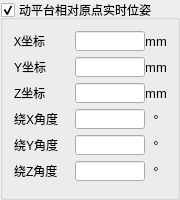
   <widget class="QGroupBox" name="realTimePose_Origin">
    <property name="enabled">
     <bool>true</bool>
    </property>
    <property name="geometry">
     <rect>
      <x>210</x>
      <y>290</y>
      <width>180</width>
      <height>200</height>
     </rect>
    </property>
    <property name="minimumSize">
     <size>
      <width>180</width>
      <height>200</height>
     </size>
    </property>
    <property name="maximumSize">
     <size>
      <width>180</width>
      <height>200</height>
     </size>
    </property>
    <property name="title">
     <string>动平台相对原点实时位姿</string>
    </property>
    <property name="checkable">
     <bool>true</bool>
    </property>
    <layout class="QGridLayout" name="gridLayout_14">
     <item row="0" column="0">
      <widget class="QLabel" name="label_37">
       <property name="minimumSize">
        <size>
         <width>55</width>
         <height>20</height>
        </size>
       </property>
       <property name="maximumSize">
        <size>
         <width>55</width>
         <height>20</height>
        </size>
       </property>
       <property name="font">
        <font>
         <family>Adobe Devanagari</family>
         <pointsize>9</pointsize>
        </font>
       </property>
       <property name="text">
        <string>X坐标</string>
       </property>
      </widget>
     </item>
     <item row="0" column="1">
      <widget class="QLineEdit" name="led_realTimeX_Origin">
       <property name="minimumSize">
        <size>
         <width>70</width>
         <height>20</height>
        </size>
       </property>
       <property name="maximumSize">
        <size>
         <width>70</width>
         <height>20</height>
        </size>
       </property>
       <property name="layoutDirection">
        <enum>Qt::LeftToRight</enum>
       </property>
       <property name="text">
        <string/>
       </property>
       <property name="readOnly">
        <bool>true</bool>
       </property>
      </widget>
     </item>
     <item row="0" column="2">
      <widget class="QLabel" name="lab_mm1_2">
       <property name="minimumSize">
        <size>
         <width>20</width>
         <height>20</height>
        </size>
       </property>
       <property name="maximumSize">
        <size>
         <width>20</width>
         <height>20</height>
        </size>
       </property>
       <property name="font">
        <font>
         <pointsize>10</pointsize>
        </font>
       </property>
       <property name="text">
        <string>mm</string>
       </property>
       <property name="alignment">
        <set>Qt::AlignCenter</set>
       </property>
      </widget>
     </item>
     <item row="1" column="0">
      <widget class="QLabel" name="label_38">
       <property name="minimumSize">
        <size>
         <width>55</width>
         <height>20</height>
        </size>
       </property>
       <property name="maximumSize">
        <size>
         <width>55</width>
         <height>20</height>
        </size>
       </property>
       <property name="text">
        <string>Y坐标</string>
       </property>
      </widget>
     </item>
     <item row="1" column="1">
      <widget class="QLineEdit" name="led_realTimeY_Origin">
       <property name="minimumSize">
        <size>
         <width>70</width>
         <height>20</height>
        </size>
       </property>
       <property name="maximumSize">
        <size>
         <width>70</width>
         <height>20</height>
        </size>
       </property>
       <property name="layoutDirection">
        <enum>Qt::LeftToRight</enum>
       </property>
       <property name="text">
        <string/>
       </property>
       <property name="readOnly">
        <bool>true</bool>
       </property>
      </widget>
     </item>
     <item row="1" column="2">
      <widget class="QLabel" name="lab_mm2_2">
       <property name="minimumSize">
        <size>
         <width>20</width>
         <height>20</height>
        </size>
       </property>
       <property name="maximumSize">
        <size>
         <width>20</width>
         <height>20</height>
        </size>
       </property>
       <property name="font">
        <font>
         <pointsize>10</pointsize>
        </font>
       </property>
       <property name="text">
        <string>mm</string>
       </property>
       <property name="alignment">
        <set>Qt::AlignCenter</set>
       </property>
      </widget>
     </item>
     <item row="2" column="0">
      <widget class="QLabel" name="label_39">
       <property name="minimumSize">
        <size>
         <width>55</width>
         <height>20</height>
        </size>
       </property>
       <property name="maximumSize">
        <size>
         <width>55</width>
         <height>20</height>
        </size>
       </property>
       <property name="text">
        <string>Z坐标</string>
       </property>
      </widget>
     </item>
     <item row="2" column="1">
      <widget class="QLineEdit" name="led_realTimeZ_Origin">
       <property name="minimumSize">
        <size>
         <width>70</width>
         <height>20</height>
        </size>
       </property>
       <property name="maximumSize">
        <size>
         <width>70</width>
         <height>20</height>
        </size>
       </property>
       <property name="layoutDirection">
        <enum>Qt::LeftToRight</enum>
       </property>
       <property name="text">
        <string/>
       </property>
       <property name="readOnly">
        <bool>true</bool>
       </property>
      </widget>
     </item>
     <item row="2" column="2">
      <widget class="QLabel" name="lab_mm3_2">
       <property name="minimumSize">
        <size>
         <width>20</width>
         <height>20</height>
        </size>
       </property>
       <property name="maximumSize">
        <size>
         <width>20</width>
         <height>20</height>
        </size>
       </property>
       <property name="font">
        <font>
         <pointsize>10</pointsize>
        </font>
       </property>
       <property name="text">
        <string>mm</string>
       </property>
       <property name="alignment">
        <set>Qt::AlignCenter</set>
       </property>
      </widget>
     </item>
     <item row="3" column="0">
      <widget class="QLabel" name="label_40">
       <property name="minimumSize">
        <size>
         <width>55</width>
         <height>20</height>
        </size>
       </property>
       <property name="maximumSize">
        <size>
         <width>55</width>
         <height>20</height>
        </size>
       </property>
       <property name="text">
        <string>绕X角度</string>
       </property>
      </widget>
     </item>
     <item row="3" column="1">
      <widget class="QLineEdit" name="led_realTimeRdeg_Origin">
       <property name="minimumSize">
        <size>
         <width>70</width>
         <height>20</height>
        </size>
       </property>
       <property name="maximumSize">
        <size>
         <width>70</width>
         <height>20</height>
        </size>
       </property>
       <property name="layoutDirection">
        <enum>Qt::LeftToRight</enum>
       </property>
       <property name="text">
        <string/>
       </property>
       <property name="readOnly">
        <bool>true</bool>
       </property>
      </widget>
     </item>
     <item row="3" column="2">
      <widget class="QLabel" name="lab_deg1_2">
       <property name="minimumSize">
        <size>
         <width>20</width>
         <height>20</height>
        </size>
       </property>
       <property name="maximumSize">
        <size>
         <width>20</width>
         <height>20</height>
        </size>
       </property>
       <property name="font">
        <font>
         <pointsize>10</pointsize>
        </font>
       </property>
       <property name="text">
        <string>°</string>
       </property>
       <property name="alignment">
        <set>Qt::AlignCenter</set>
       </property>
      </widget>
     </item>
     <item row="4" column="0">
      <widget class="QLabel" name="label_41">
       <property name="minimumSize">
        <size>
         <width>55</width>
         <height>20</height>
        </size>
       </property>
       <property name="maximumSize">
        <size>
         <width>55</width>
         <height>20</height>
        </size>
       </property>
       <property name="text">
        <string>绕Y角度</string>
       </property>
      </widget>
     </item>
     <item row="4" column="1">
      <widget class="QLineEdit" name="led_realTimePdeg_Origin">
       <property name="minimumSize">
        <size>
         <width>70</width>
         <height>20</height>
        </size>
       </property>
       <property name="maximumSize">
        <size>
         <width>70</width>
         <height>20</height>
        </size>
       </property>
       <property name="layoutDirection">
        <enum>Qt::LeftToRight</enum>
       </property>
       <property name="text">
        <string/>
       </property>
       <property name="readOnly">
        <bool>true</bool>
       </property>
      </widget>
     </item>
     <item row="4" column="2">
      <widget class="QLabel" name="lab_deg2_2">
       <property name="minimumSize">
        <size>
         <width>20</width>
         <height>20</height>
        </size>
       </property>
       <property name="maximumSize">
        <size>
         <width>20</width>
         <height>20</height>
        </size>
       </property>
       <property name="font">
        <font>
         <pointsize>10</pointsize>
        </font>
       </property>
       <property name="text">
        <string>°</string>
       </property>
       <property name="alignment">
        <set>Qt::AlignCenter</set>
       </property>
      </widget>
     </item>
     <item row="5" column="0">
      <widget class="QLabel" name="label_42">
       <property name="minimumSize">
        <size>
         <width>55</width>
         <height>20</height>
        </size>
       </property>
       <property name="maximumSize">
        <size>
         <width>55</width>
         <height>20</height>
        </size>
       </property>
       <property name="text">
        <string>绕Z角度</string>
       </property>
      </widget>
     </item>
     <item row="5" column="1">
      <widget class="QLineEdit" name="led_realTimeYdeg_Origin">
       <property name="minimumSize">
        <size>
         <width>70</width>
         <height>20</height>
        </size>
       </property>
       <property name="maximumSize">
        <size>
         <width>70</width>
         <height>20</height>
        </size>
       </property>
       <property name="layoutDirection">
        <enum>Qt::LeftToRight</enum>
       </property>
       <property name="text">
        <string/>
       </property>
       <property name="readOnly">
        <bool>true</bool>
       </property>
      </widget>
     </item>
     <item row="5" column="2">
      <widget class="QLabel" name="lab_deg3_2">
       <property name="minimumSize">
        <size>
         <width>20</width>
         <height>20</height>
        </size>
       </property>
       <property name="maximumSize">
        <size>
         <width>20</width>
         <height>20</height>
        </size>
       </property>
       <property name="font">
        <font>
         <pointsize>10</pointsize>
        </font>
       </property>
       <property name="text">
        <string>°</string>
       </property>
       <property name="alignment">
        <set>Qt::AlignCenter</set>
       </property>
      </widget>
     </item>
    </layout>
   </widget>
